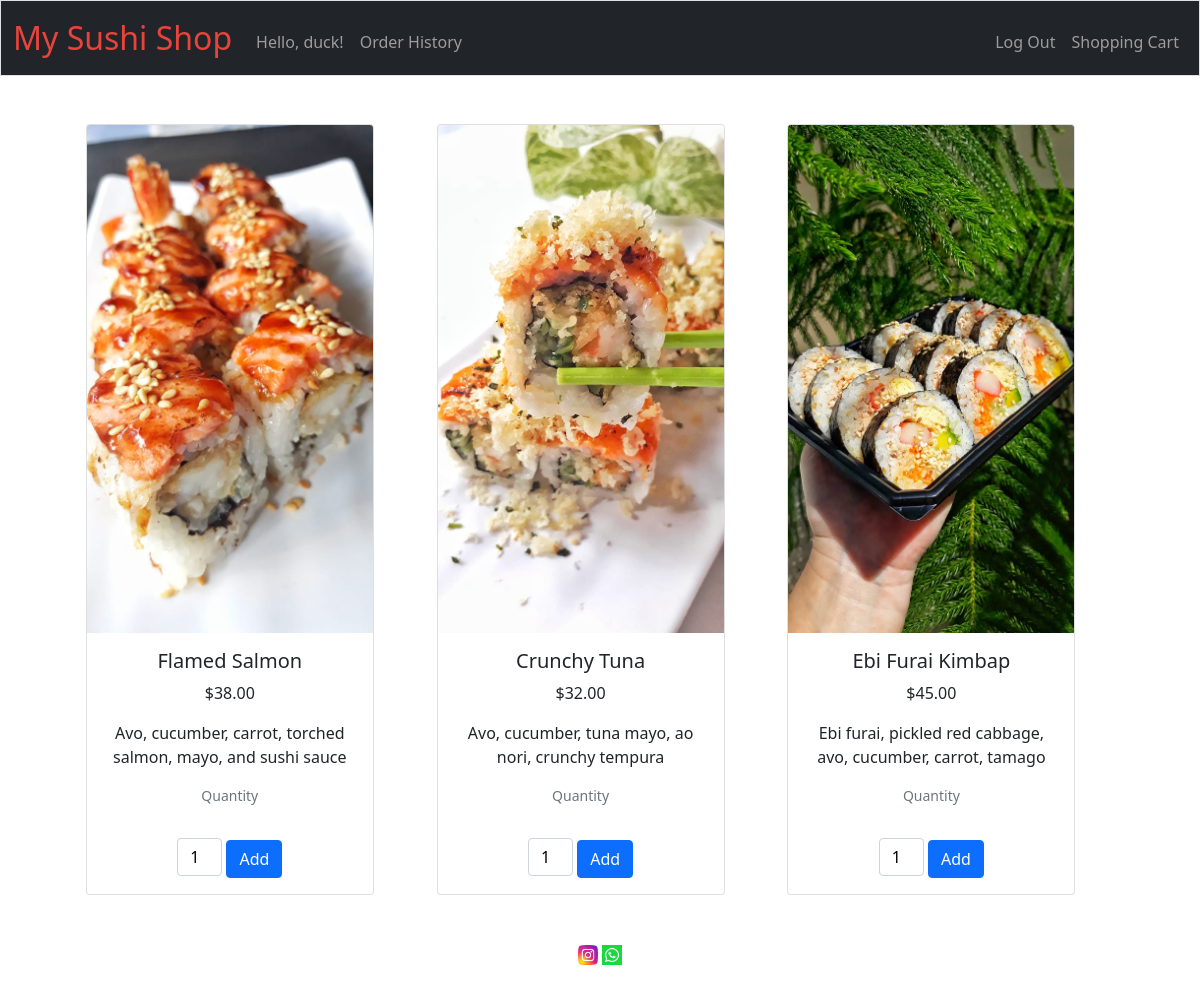
/ (signed in), run on the app's committed database.
### tables this page shows
CREATE TABLE products(id INTEGER PRIMARY KEY AUTOINCREMENT NOT NULL, name TEXT NOT NULL, price NUMERIC NOT NULL, description TEXT NOT NULL, img_url TEXT NOT NULL DEFAULT 'noimg.png', product_type_id INTEGER NOT NULL, FOREIGN KEY (product_type_id) REFERENCES product_type(id));

### app.py (the view)
@app.route("/")
def index():
    products = db.execute("Select * from products;")
    if products is not None:
        return render_template("index.html", data = products)
    return apology("test")

### app.py (called while the page is built)
@app.after_request
def after_request(response):
    response.headers["Cache-Control"] = "no-cache, no-store, must-revalidate"
    response.headers["Expires"] = 0
    response.headers["Pragma"] = "no-cache"
    return response

### helpers.py (called while the page is built)
def usd(value):
    return f"${value:,.2f}"

### templates/index.html (shortened to what this page needs)
{% extends "layout.html" %}
{% block main %}
{% if data %}
<div class="container">
    <div class="row">
      {% for dt in data %}
      <div class="col">
          <div class="card" style="width: 18rem;">
              <img class="card-img-top" src="static/{{dt.img_url}}" alt="{{dt.name}}">
              <div class="card-body">
                    <h5 id="product_title" class="card-title">{{dt.name}}</h5>
                    <p>{{dt.price | usd}}</p>
                    <p class="card-text">{{dt.description}}</p>
                    <p class="small text-muted mb-4 pb-2">Quantity</p>
                    <input class="input-general" id="{{dt.id}}" min="1" max="10" type="number" value="1" style="width: 45px;">
                    <button class="btn btn-primary" id="{{dt.id}}" onclick="addToCart(this.id)">Add</button>
              </div>
          </div>
      </div>
      {% endfor %}
      {% else %}
          <p>
              No products to show...
          </p>
    </div>
    {% endif %}
</div>
{% endblock %}

### static/styles.css (style rules this page uses)
.container { margin-left: auto; margin-right: auto; padding-left: 15px; padding-right: 15px; text-align: center; width: 90%; }
.input-general { border: 1px solid #ced4da; border-radius: 0.25rem; padding: 0.375rem 0.380rem 0.375rem 0.75rem; }

### data on the page
products: img_url (picture), name "Flamed Salmon", price "$38.00", description "Avo, cucumber, carrot, torched salmon, mayo, and sushi sauce", id "1"
products: img_url (picture), name "Crunchy Tuna", price "$32.00", description "Avo, cucumber, tuna mayo, ao nori, crunchy tempura"
products: img_url (picture), name "Ebi Furai Kimbap", price "$45.00", description "Ebi furai, pickled red cabbage, avo, cucumber, carrot, tamago"

### other printed values
{{ session["username"] }} "duck"
